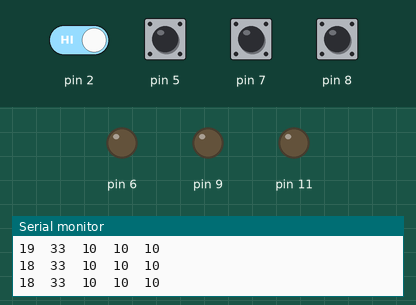
The sketch below on a simulated Arduino Uno, built with avr-gcc and run on an emulated ATmega328P. Parts: output pins drawn as LEDs (lit = HIGH), the last lines printed to the serial monitor. The inputs (shaded band) are chosen by the test bench; at power-on: pin 2, pin 5, pin 7, pin 8 HIGH.

Above: at 1.2 s.
1.3 s: pin 5 pulled LOW for 0.15 s
At 2.1 s:
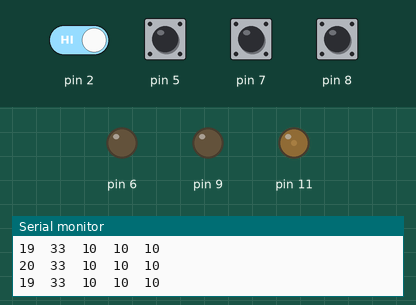
2.9 s: pin 7 pulled LOW for 0.15 s
At 3.4 s:
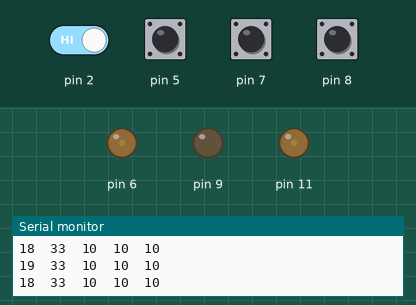
4.5 s: pin 8 pulled LOW for 0.15 s
At 5.7 s:
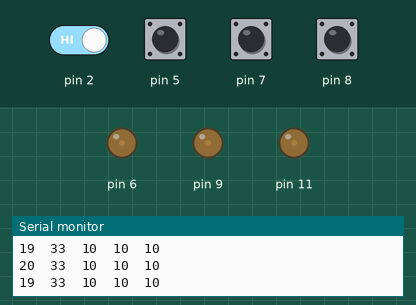
6.1 s: pin 2 driven LOW and pin 5 driven LOW
At 7.3 s:
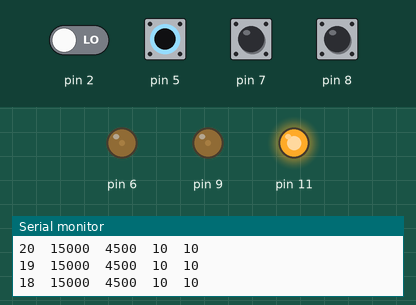
7.6 s: pin 7 pulled LOW for 1 s
At 8.5 s:
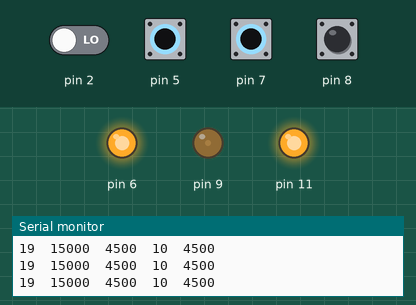
10.1 s: pin 2 driven HIGH
At 11.1 s:
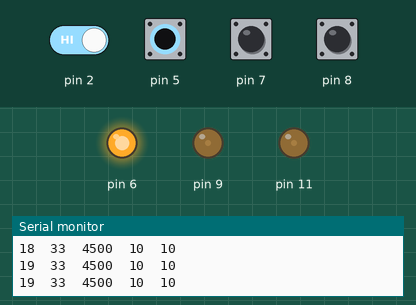
Timing chart, 0 to 12.6 s (numbered marks = the images above; inputs shaded):
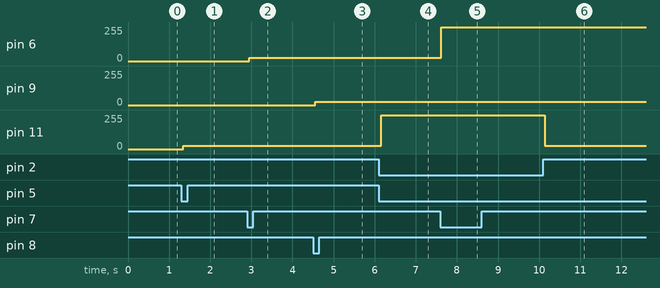

The sketch:

ProximRGB.ino
```cpp
#include <CapacitiveSensor.h>

/*
 * CapitiveSense Library Demo Sketch
 * Paul Badger 2008
 * Uses a high value resistor e.g. 10 megohm between send pin and receive pin
 * Resistor effects sensitivity, experiment with values, 50 kilohm - 50 megohm. Larger resistor values yield larger sensor values.
 * Receive pin is the sensor pin - try different amounts of foil/metal on this pin
 * Best results are obtained if sensor foil and wire is covered with an insulator such as paper or plastic sheet
 */


CapacitiveSensor   cs_3_2 = CapacitiveSensor(3,2);        // 40 megohm resistor between pins 4 & 2, pin 2 is sensor pin, add wire, foil
CapacitiveSensor   cs_4_5 = CapacitiveSensor(4,5);        // 20 megohm resistor between pins 4 & 6, pin 6 is sensor pin, add wire, foil
CapacitiveSensor   cs_4_8 = CapacitiveSensor(4,8);        // 20 megohm resistor between pins 4 & 8, pin 8 is sensor pin, add wire, foil
CapacitiveSensor   cs_4_7 = CapacitiveSensor(4,7);      // 20 megohm resistor between pins 4 & 13, pin 8 is sensor pin, add wire, foil

void setup()
{

   //cs_3_2.set_CS_AutocaL_Millis(0xFFFFFFFF);     // turn off autocalibrate on channel 1 - just as an example
   Serial.begin(9600);
   pinMode(6, OUTPUT);
   pinMode(9, OUTPUT);
   pinMode(11, OUTPUT);

}

void loop()
{
    long start = millis();
    long total1 =  cs_3_2.capacitiveSensor(100);
    long total2 =  cs_4_5.capacitiveSensor(30);
    long total3 =  cs_4_8.capacitiveSensor(30);
    long total4 =  cs_4_7.capacitiveSensor(30);
    long iGildi = 0;
    int iOnOff = 0;
    Serial.print(millis() - start);        // check on performance in milliseconds
    Serial.print("\t");                    // tab character for debug windown spacing

    Serial.print(total1);                  // print sensor output 1
    Serial.print("\t");
    Serial.print(total2);                  // print sensor output 2
    Serial.print("\t");
    Serial.print(total3);                // print sensor output 3
    Serial.print("\t");
    Serial.println(total4);                // print sensor output 4

    //Runa af if setningum sem gera capacitance merkið stöðugra
    if(total1<15)
      iGildi=0;
    else if(total1>15&&total1<25)
      iGildi=10;
    else if(total1>25&&total1<50)
      iGildi=25;
     else if(total1>50&&total1<75)
      iGildi=50;
     else if(total1>75&&total1<100)
      iGildi=75;
     else if(total1>100&&total1<125)
      iGildi=100;
     else if(total1>125&&total1<150)
      iGildi=125;
     else if(total1>150&&total1<175)
      iGildi=150;
     else if(total1>175&&total1<200)
      iGildi=175;
     else if(total1>200&&total1<225)
      iGildi=200;
     else if(total1>225&&total1<250)
      iGildi=225;
     else if(total1>250)
      iGildi=255;
    //Runa af if setningum sem kveikja á og stilla LED
    if(total2>1000)
      analogWrite(11, iGildi);

    if(total3>1000)
      analogWrite(9, iGildi);

    if(total4>1000)
      analogWrite(6, iGildi);

    delay(50);                             // arbitrary delay to limit data to serial port
}
```

Measured:
- after the input at 1.3 s, pin 11: 0/255 → 25/255 at once
- after the input at 2.9 s, pin 6: 0/255 → 25/255 after 0.05 s
- after the input at 4.5 s, pin 9: 0/255 → 25/255 after 0.05 s
- after the input at 6.1 s, pin 11: 25/255 → 255/255 after 0.06 s
- after the input at 7.6 s, pin 6: 25/255 → 255/255 at once
- after the input at 10.1 s, pin 11: 255/255 → 25/255 at once
